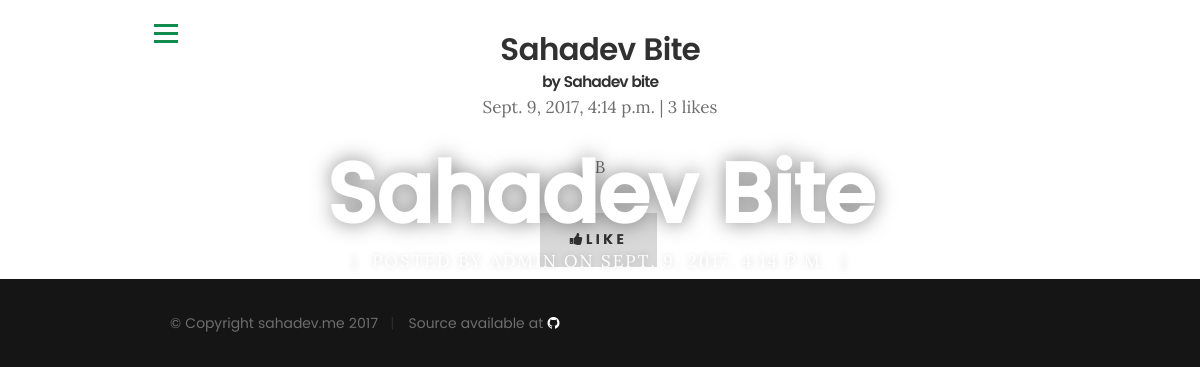
Page /blog/1/ on the committed database.
### blog/models.py (models this page shows, shortened)
class Post(models.Model):
	created_by = models.ForeignKey(User)
	post_title = models.CharField(max_length=250)
	brief = models.CharField(max_length=5000)
	body = models.TextField()
	created_on = models.DateTimeField(default=datetime.now)

### blog/views.py (the view)
# urls.py: url(r'^(?P<pk>[0-9]+)/$', views.DetailView.as_view(), name='detail'),
class DetailView(generic.DetailView):
    model = Post
    template_name = 'blog/post.html'

### blog/templates/blog/post.html (shortened to what this page needs)
	{% extends 'home/base.html' %}
	{% block content %}
	<header>
   	<div class="row">
   		<div class="top-bar">
   			<a class="menu-toggle" href="#"><span>Menu</span></a>
   		</div>
   	</div>
   </header>
   <section id="intro">
   	<div class="intro-overlay"></div>
   	<div class="intro-content">
   		<div class="row">
   			<div class="col-twelve">
	   			<h1>{{ post.post_title }}</h1>
	   			<p class="intro-position">
	   				<span>Posted by {{post.created_by}} on {{post.created_on}}</span>
	   			</p>
	   		</div>
   		</div>
   	</div>
   </section>
   <section id="blog">
   		<div class="row">
				<div class="col-twelve" style="text-align: center">
					<h1 class="title" style="padding-top: 3rem;">{{ post.post_title }}<p class="author">by Sahadev bite</p></h1>
					<p class = "metadata">{{post.created_on}} | 3 likes</p>
					<p class="body">{{post.body | safe}}</p>
					<a class="button" href="#"><i class="fa fa-thumbs-up"></i>Like</a>
				</div>
		</div>
   </section>
  {% endblock %}

### core/static/home/css/base.css (style rules this page uses)
html { font-family: sans-serif; -ms-text-size-adjust: 100%; -webkit-text-size-adjust: 100%; }
body { margin: 0; }
article, aside, details, figcaption, figure, footer, header, hgroup, main, menu, nav, section, summary { display: block; }
a { background: transparent; }
h1 { font-size: 2em; margin: 0.67em 0; }
html { font-size: 62.5%; box-sizing: border-box; }
*, *::before, *::after { box-sizing: inherit; }
body { font-weight: normal; line-height: 1; text-rendering: optimizeLegibility; word-wrap: break-word; -webkit-overflow-scrolling: touch; -webkit-text-size-adjust: none; }
body, input, button { -moz-osx-font-smoothing: grayscale; -webkit-font-smoothing: antialiased; }
div, dl, dt, dd, ul, ol, li, h1, h2, h3, h4, h5, h6, pre, form, p, blockquote, th, td { margin: 0; padding: 0; }
h1, h2, h3, h4, h5, h6 { -webkit-font-variant-ligatures: common-ligatures; -moz-font-variant-ligatures: common-ligatures; font-variant-ligatures: common-ligatures; text-rendering: optimizeLegibility; }
em, i { font-style: italic; line-height: inherit; }
a { text-decoration: none; line-height: inherit; }
.row { width: 94%; max-width: 1140px; margin: 0 auto; }
.row:before, .row:after { content: ""; display: table; }
.row:after { clear: both; }
[class*="col-"], .bgrid { float: left; }
[class*="col-"] { padding: 0 20px; }
.col-twelve, .col-full { width: 100%; }

### blog/templates/blog/post.html (style rules this page uses)
.author { font-size: 0.5em; }
#intro { height: 50%; min-height: 500px; }
#blog { padding-top: 0; }

### rows in the picture
Post: post_title "Sahadev Bite", created_by "ADMIN", created_on "SEPT. 9, 2017, 4:14 P.M.", created_on "Sept. 9, 2017, 4:14 p.m.", body "B"
